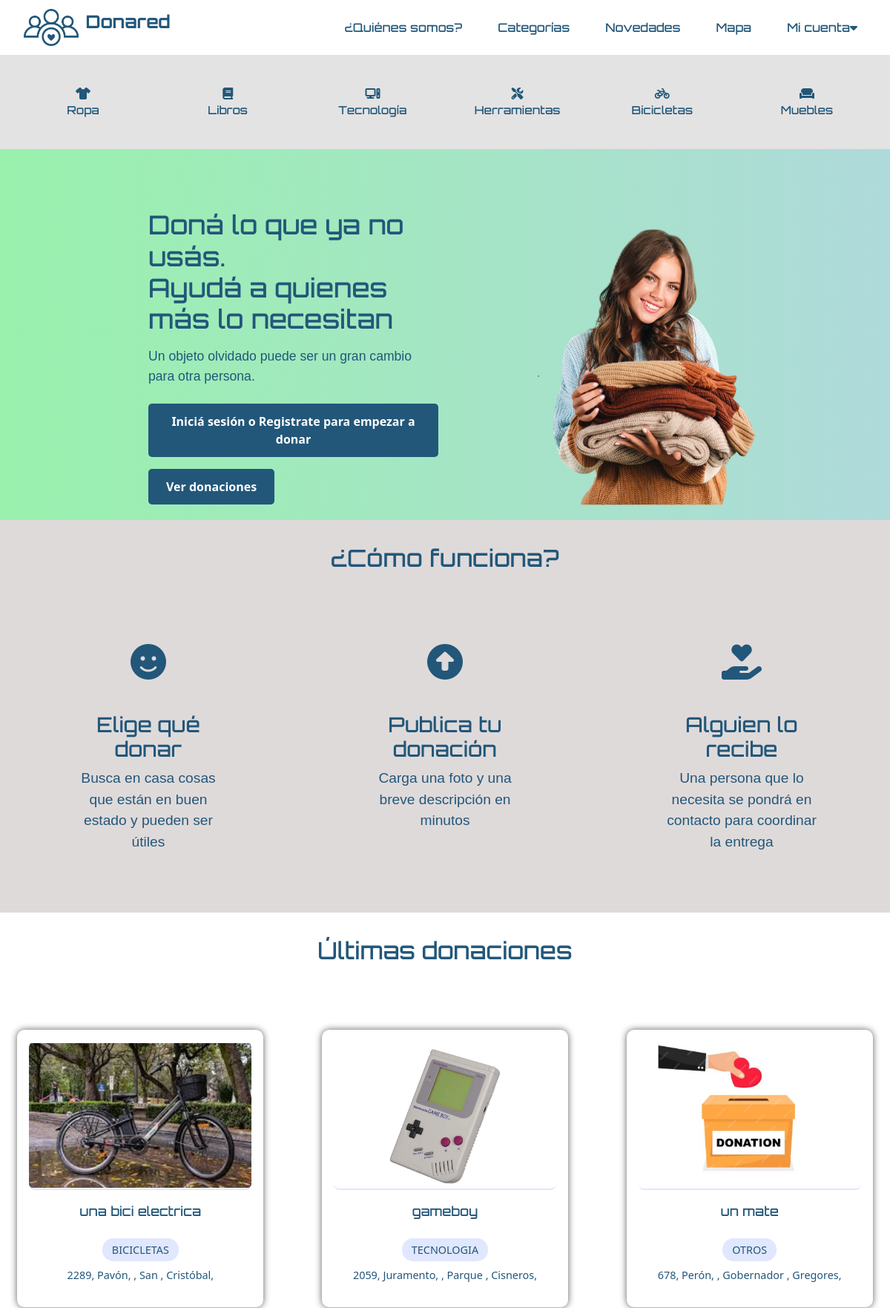
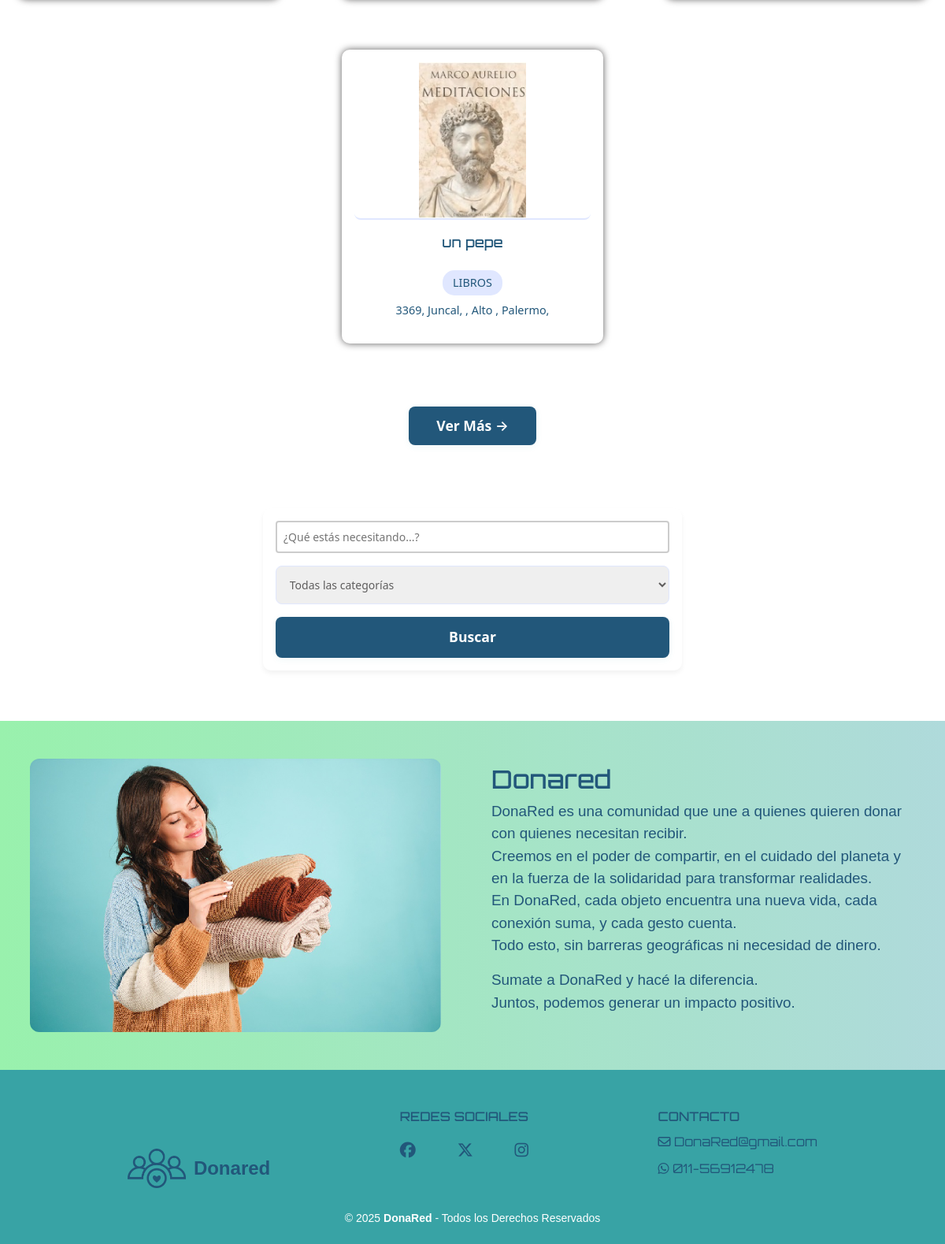
The page / on the database its author committed (2 pictures, top to bottom).
### donaredapp/models.py (models this page shows, shortened)
class Item(models.Model):
    nombre = models.CharField(max_length=100)
    descripcion = models.TextField()
    categoria = models.ForeignKey(Categoria, on_delete=models.CASCADE)
    fecha_creacion = models.DateTimeField(auto_now_add=True)
    usuario = models.ForeignKey(
        User,
        on_delete=models.CASCADE,
        related_name='items',
        null=True,
    )
    imagen = models.ImageField(upload_to='items/', null=True, blank=True, default='items/sin_imagen.png')
    domicilio = models.CharField(max_length=255, null=True, blank=True)
    activo = models.BooleanField(default=True)
    latitude = models.DecimalField(max_digits=9, decimal_places=6, null=True, blank=True)
    longitude = models.DecimalField(max_digits=9, decimal_places=6, null=True, blank=True)

class Categoria(models.Model):
    nombre = models.CharField(max_length=25)
    def __str__(self):
        return self.nombre

### donaredapp/views.py (the view)
# urls.py: path('', views.index, name='index'),
def index(request):
    search_query = request.GET.get('q', '')
    categoria_id = request.GET.get('categoria', '')
    page = int(request.GET.get('page', 1))  # Get current page, default to 1
    items = Item.objects.filter(activo=True).order_by("-fecha_creacion")
    if search_query:
        items = items.filter(nombre__icontains=search_query)
    if categoria_id:
        items = items.filter(categoria_id=categoria_id)
    items_per_page = 4
    start_index = (page - 1) * items_per_page
    end_index = start_index + items_per_page
    items_to_show = items[start_index:end_index]
    hay_mas = items.count() > end_index
    categorias = Categoria.objects.all()
    categorias_dict = {cat.nombre.lower(): cat.id for cat in categorias}
    hay_solicitudes_realizadas = False
    if request.user.is_authenticated:
        hay_solicitudes_realizadas = Solicitud.objects.filter(
            beneficiario=request.user,
            estado__in=["PENDIENTE", "ACEPTADA"]
        ).exists()
    hay_pedidos_recibidos = False
    if request.user.is_authenticated:
        hay_pedidos_recibidos = Solicitud.objects.filter(
            donante=request.user,
            estado="PENDIENTE"
        ).exists()
    context = {
        "items_recientes": items_to_show,
        "categorias": categorias,
        "categorias_dict": categorias_dict,
        "hay_solicitudes_realizadas": hay_solicitudes_realizadas,
        "hay_pedidos_recibidos": hay_pedidos_recibidos,
        "hay_mas": hay_mas,
        "next_page": page + 1,
        "prev_page": page - 1 if page > 1 else None,
        "current_search": {
            'q': search_query,
            'categoria': categoria_id,
        }
    }
    return render(request, "donaredapp/index.html", context)

### donaredapp/templates/donaredapp/index.html (shortened to what this page needs)
{% extends 'donaredapp/base.html' %}
{% load static %}
{% block content %}
<section class="categorias">
    <div class="categoria-item">
    <a href="?categoria={{ categorias_dict.ropa }}#seccion-donaciones"><i class="fa-solid fa-shirt 2x"></i>
    <p>Ropa</p>
    </a>
    </div>
    <div class="categoria-item">
        <a href="?categoria={{ categorias_dict.libros }}#seccion-donaciones">
            <i class="fa-solid fa-book"></i>
            <p>Libros</p>
        </a>
    </div>
    <div class="categoria-item">
        <a href="?categoria={{ categorias_dict.tecnologia }}#seccion-donaciones">
            <i class="fa-solid fa-computer"></i>
            <p>Tecnología</p>
        </a>
    </div>
    <div class="categoria-item">
        <a href="?categoria={{ categorias_dict.herramientas }}#seccion-donaciones">
            <i class="fa-solid fa-screwdriver-wrench"></i>
            <p>Herramientas</p>
        </a>
    </div>
    <div class="categoria-item">
        <a href="?categoria={{ categorias_dict.bicicletas }}#seccion-donaciones">
            <i class="fa-solid fa-bicycle"></i>
            <p>Bicicletas</p>
        </a>
    </div>
    <div class="categoria-item">
        <a href="?categoria={{ categorias_dict.muebles }}#seccion-donaciones">
            <i class="fa-solid fa-couch"></i>
            <p>Muebles</p>
        </a>
    </div>
</section>
<section class="hero">
    <div class="hero-text">
        <h1>Doná lo que ya no usás. <br>Ayudá a quienes más lo necesitan</h1>
        <p>Un objeto olvidado puede ser un gran cambio para otra persona.</p>
        <div class="hero-buttons">
            {% if user.is_authenticated %}
            <a href="{% url 'donaredapp:publicar' %}" class="btn-donar">Quiero Donar</a>
            {% else %}
            <a href="{% url 'donaredapp:login' %}" class="btn-donar">Iniciá sesión o Registrate para empezar a donar</a>
            {% endif %}
            <a href="{% url 'donaredapp:categorias' %}" class="btn-donar">Ver donaciones</a>
        </div>
    </div>
    <div class="hero-image">
        <img src="{% static 'donaredapp/images/foto_tapa.png' %}" alt="imagen-chica">
    </div>
</section>
<section class="como-funciona">
    <div class="como-funciona-contenido">
        <h2>¿Cómo funciona?</h2>
    <div class="pasos">
        <div class="paso">
            <p class="emoji"><i class="fa-solid fa-face-smile"></i></p>
            <h3>Elige qué donar</h3>
            <p>Busca en casa cosas que están en buen estado y pueden ser útiles</p>
        </div>
        <div class="paso">
            <p class="emoji"><i class="fa-solid fa-circle-up"></i></p>
            <h3>Publica tu donación</h3>
            <p>Carga una foto y una breve descripción en minutos</p>
        </div>
        <div class="paso">
            <p class="emoji"><i class="fa-solid fa-hand-holding-heart"></i></p>
            <h3>Alguien lo recibe</h3>
            <p>Una persona que lo necesita se pondrá en contacto para coordinar la entrega</p>
        </div>
    </div>
    </div>
</section>
<div id="seccion-donaciones">
{% include "donaredapp/tarjeta_categorias.html" with items=items_recientes titulo="Últimas donaciones" show_pagination=True show_search=True section_id="default" %}
</div>
<section class="quienes_somos" id="quienes-somos">
    <div class="quienes_somos-contenido">
        <picture class="quienes_somos-joven">
            <source media="(min-width: 650px)" srcset="{% static 'donaredapp/images/dona_mediana.jpg' %}">
            <source media="(min-width: 465px)" srcset="{% static 'donaredapp/images/dona_chica.jpg' %}">
            <img src="{% static 'donaredapp/images/dona_grande.jpg' %}" class="quienes_somos-img" alt="DonaRed equipo">
        </picture>
        <div class="quienes_somos-texto">
            <h2>Donared</h2>
            <p>DonaRed es una comunidad que une a quienes quieren donar con quienes necesitan recibir. <br>
                Creemos en el poder de compartir, en el cuidado del planeta y en la fuerza de la solidaridad para transformar realidades.<br>
                En DonaRed, cada objeto encuentra una nueva vida, cada conexión suma, y cada gesto cuenta. <br> Todo esto, sin barreras geográficas ni necesidad de dinero.</p>
            <p>Sumate a DonaRed y hacé la diferencia. <br>Juntos, podemos generar un impacto positivo.</p>
        </div>
    </div>
</section>
{% endblock %}

### donaredapp/templates/donaredapp/tarjeta_categorias.html (shortened to what this page needs)
{% load static %}
<section id="seccion-donaciones-{{ section_id|default:'default' }}">
    <div class="donaciones">
        <div class="donaciones-contenido">
            <h2 class="donaciones-titulo">{{ titulo|default:"Últimas donaciones" }}</h2>
        </div>
        {% if items %}
            {% for item in items %}
            <div class="donar">
                <div class="donar-card">
                    <a href="{% url 'donaredapp:tarjeta' item.id %}">
                    {% if item.imagen %}
                        <img src="{{ item.imagen.url }}" alt="{{ item.nombre }}">
                    {% else %}
                        <img src="{% static 'donaredapp/images/mistery.jpeg' %}" alt="Sin imagen">
                    {% endif %}
                    </a>
                    <h3><a href="{% url 'donaredapp:tarjeta' item.id %}">{{ item.nombre }}</a></h3>
                    <span class="categoria">{{ item.categoria|default:"Sin categoría" }}</span>
                    <div class="domicilio">
                        {% with domicilio_parts=item.domicilio.split %}
                            {% if domicilio_parts.0 and domicilio_parts.1 %}
                                {{ domicilio_parts.0 }} {{ domicilio_parts.1 }}
                                {% if domicilio_parts.2 %}, {{ domicilio_parts.2 }}{% endif %}
                                {% if domicilio_parts.3 %}, {{ domicilio_parts.3 }}{% endif %}
                            {% else %}
                                Ubicación no especificada
                            {% endif %}
                        {% endwith %}
                    </div>
                </div>
            </div>
            {% endfor %}
        {% else %}
            <div class="donar">
                <div class="donar-card">
                    <p>No hay donaciones disponibles en esta categoría.</p>
                </div>
            </div>
        {% endif %}
        {% if show_pagination %}
        <div class="ver-mas-container">
            {% if hay_mas %}
                <a href="?page={{ next_page }}#seccion-donaciones-{{ section_id|default:'default' }}" class="ver-mas-btn">Ver Más →</a>
            {% endif %}
        </div>
        {% endif %}
        {% if show_search %}
        <div class="search-container">
            <form method="GET" action="{% url 'donaredapp:index' %}#seccion-donaciones">
                <input type="text" name="q" placeholder="¿Qué estás necesitando...?" value="{{ request.GET.q }}">
                <select name="categoria">
                    <option value="" {% if not request.GET.categoria %}selected{% endif %}>Todas las categorías</option>
                </select>
                <button type="submit" class="ver-mas-btn">Buscar</button>
            </form>
        </div>
        {% endif %}
    </div>
</section>

### rows shown on the page
Item: imagen (picture), nombre "una bici electrica", categoria "BICICLETAS", domicilio.split.0 "2289,", domicilio.split.1 "Pavón,", domicilio.split.2 "San", domicilio.split.3 "Cristóbal,"
Item: imagen (picture), nombre "gameboy", categoria "TECNOLOGIA", domicilio.split.0 "2059,", domicilio.split.1 "Juramento,", domicilio.split.2 "Parque", domicilio.split.3 "Cisneros,"
Item: imagen (picture), nombre "un mate", categoria "OTROS", domicilio.split.0 "678,", domicilio.split.1 "Perón,", domicilio.split.2 "Gobernador", domicilio.split.3 "Gregores,"
Item: imagen (picture), nombre "un pepe", categoria "LIBROS", domicilio.split.0 "3369,", domicilio.split.1 "Juncal,", domicilio.split.2 "Alto", domicilio.split.3 "Palermo,"

### other values the page prints
{{ titulo|default:"Últimas donaciones" }} "Últimas donaciones"
